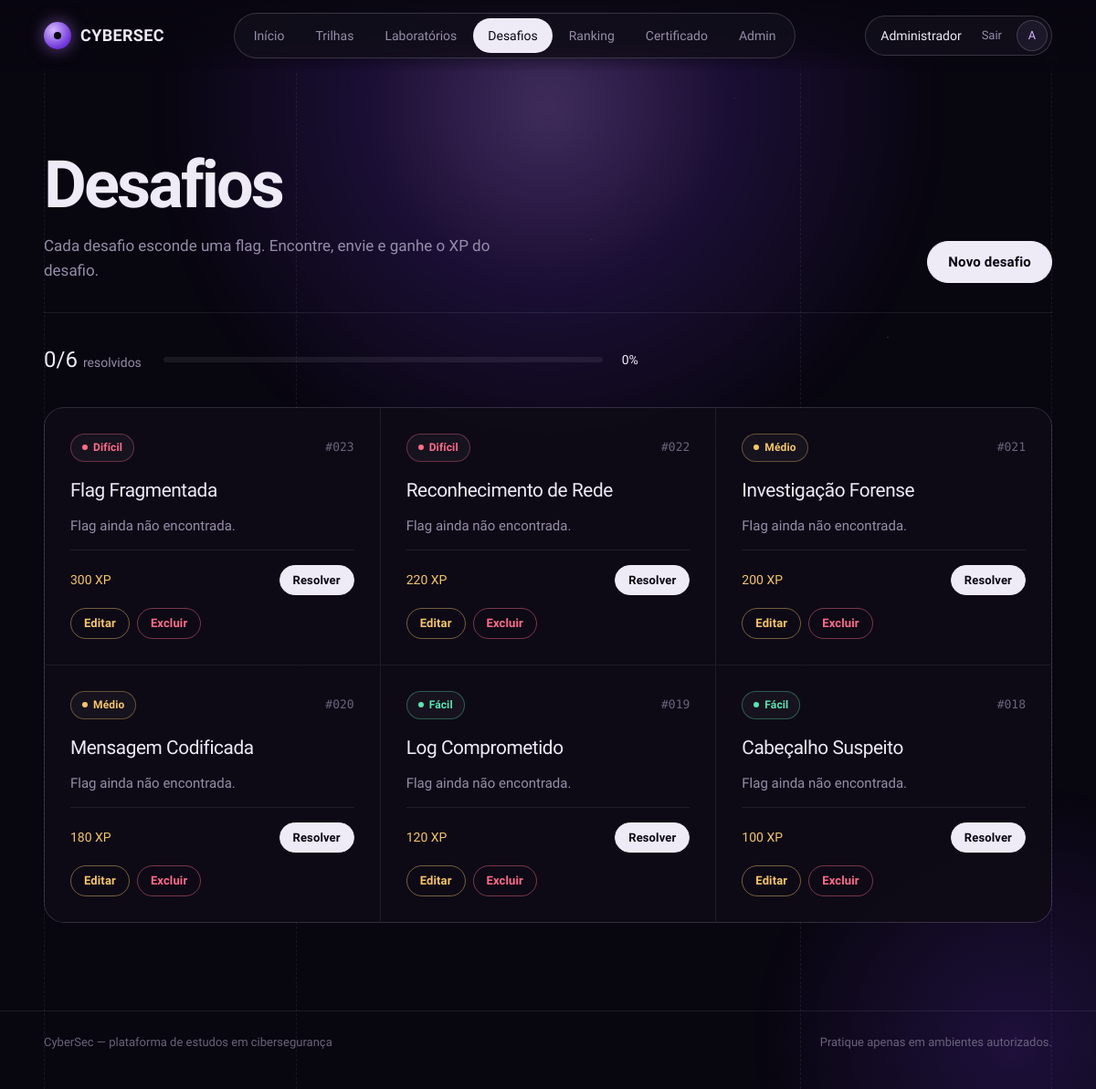
/public/challenges (signed in), run on the app's committed database.
### tables this page shows
CREATE TABLE `challenges` (
  `id` int(11) NOT NULL AUTO_INCREMENT,
  `title` varchar(150) NOT NULL,
  `description` text NOT NULL,
  `difficulty` enum('Easy','Medium','Hard') NOT NULL,
  `xp_reward` int(11) NOT NULL DEFAULT 50,
  `flag` varchar(255) NOT NULL,
  `created_at` timestamp NOT NULL DEFAULT current_timestamp(),
  PRIMARY KEY (`id`)
);

### app/core/Controller.php (called while the page is built, shortened)
<?php
abstract class Controller
{
    protected function view(string $view, array $data = []): void
    {
        extract($data);
       $file = __DIR__ . '/../views/' . $view . '.php';
require_once $file;
    }
}

### app/controllers/ChallengeController.php (called while the page is built, shortened)
<?php
class ChallengeController extends Controller
{
    private Challenge $challengeModel;
    public function __construct()
    {
        $this->challengeModel = new Challenge();
    }
    public function index(): void
    {
        $this->view(
            'challenges/index',
            [
                'challenges' => $this->challengeModel->getAll()
            ]
        );
    }
}

### app/core/Router.php (called while the page is built, shortened)
<?php
class Router
{
    private array $routes = [];
    public function get(string $route, array $action): void
    {
        $this->routes['GET'][$route] = $action;
    }
    public function post(string $route, array $action): void
    {
        $this->routes['POST'][$route] = $action;
    }
    public function dispatch(): void
    {
        $method = $_SERVER['REQUEST_METHOD'];
        $uri = parse_url(
            $_SERVER['REQUEST_URI'],
            PHP_URL_PATH
        );
        $basePath = dirname(
            $_SERVER['SCRIPT_NAME']
        );
        $uri = str_replace($basePath, '', $uri);
        [$controllerName, $methodName] = $this->routes[$method][$uri];
        $controller = new $controllerName();
        $controller->$methodName();
    }
}

### public/index.php (called while the page is built, shortened)
<?php
$router = new Router();
$router->get('/', ['AuthController', 'login']);
$router->get('/login', ['AuthController', 'login']);
$router->post('/login', ['AuthController', 'authenticate']);
$router->get('/register', ['AuthController', 'register']);
$router->post('/register', ['AuthController', 'store']);
$router->post('/logout', ['AuthController', 'logout']);
$router->get('/certificate', [ 'CertificateController', 'index']);
$router->post('/certificate/generate',
['CertificateController','generate']);
$router->get('/lesson', ['LessonController', 'show']);
$router->post('/lesson/submit',['LessonController', 'submitQuiz']);
$router->get('/dashboard', ['DashboardController', 'index']);
$router->get('/profile', ['ProfileController', 'index']);
$router->post('/profile/update', ['ProfileController', 'update']);
$router->post('/profile/password', ['ProfileController', 'changePassword']);
$router->get('/challenges', ['ChallengeController', 'index']);
$router->get('/challenges/create', ['ChallengeController', 'create']);
$router->post('/challenges/store', ['ChallengeController', 'store']);
$router->get('/challenges/edit', ['ChallengeController', 'edit']);
$router->post('/challenges/update', ['ChallengeController', 'update']);
$router->post('/challenges/delete', ['ChallengeController', 'delete']);
$router->get('/challenge', ['ChallengeController', 'show']);
$router->post('/challenge/submit', ['ChallengeController', 'submitFlag']);
$router->get(
    '/paths',
    ['LearningPathController', 'index']
);
$router->get(
    '/path',
    ['LearningPathController', 'show']
);
$router->get(
    '/labs',
    ['LabController', 'index']
);
$router->get(
    '/lab',
    ['LabController', 'show']
);
$router->post(
    '/lab/submit',
    ['LabController', 'submit']
);
$router->get('/ranking', ['RankingController', 'index']);
$router->get('/admin', ['AdminController', 'dashboard']);
$router->get('/admin/users', ['AdminController', 'users']);
$router->get('/admin/challenges', ['AdminController', 'challenges']);
$router->get(
    '/admin/paths',
    ['AdminController', 'paths']
);
$router->get(
    '/admin/lessons',
    ['AdminController', 'lessons']
);
$router->get(
    '/admin/lessons/create',
    ['AdminController', 'createLesson']
);
$router->post(
    '/admin/lessons/store',
    ['AdminController', 'storeLesson']
);
$router->post(
    '/admin/lessons/delete',
    ['AdminController', 'deleteLesson']
);
$router->get(
    '/admin/questions',
    ['QuestionController', 'index']
);
$router->get(
    '/admin/questions/create',
    ['QuestionController', 'create']
);
$router->post(
    '/admin/questions/store',
    ['QuestionController', 'store']
);
$router->get(
    '/admin/questions/edit',
    ['QuestionController', 'edit']
);
$router->post(
    '/admin/questions/update',
    ['QuestionController', 'update']
);
$router->get(
    '/admin/paths/create',
    ['AdminController', 'createPath']
);
$router->post(
    '/admin/paths/store',
    ['AdminController', 'storePath']
);
$router->post(
    '/admin/paths/delete',
    ['AdminController', 'deletePath']
);
$router->get(
    '/admin/labs',
    ['AdminController', 'labs']
);
$router->get(
    '/admin/labs/create',
    ['AdminController', 'createLab']
);
$router->post(
    '/admin/labs/store',
    ['AdminController', 'storeLab']
);
$router->get(
    '/admin/labs/edit',
    ['AdminController', 'editLab']
);
$router->post(
    '/admin/labs/update',
    ['AdminController', 'updateLab']
);
$router->post(
    '/admin/labs/delete',
    ['AdminController', 'deleteLab']
);
$router->dispatch();

### app/core/Session.php (called while the page is built, shortened)
<?php
class Session
{
    public static function get(string $key): mixed
    {
        return $_SESSION[$key] ?? null;
    }
}

### app/core/Auth.php (called while the page is built, shortened)
<?php
class Auth
{
    public static function user(): ?array
    {
        return Session::get('user');
    }
    public static function id(): ?int
    {
        $user = self::user();
        return $user['id'] ?? null;
    }
    public static function isAdmin(): bool
    {
        $user = self::user();
        return isset($user['role']) &&
               $user['role'] === 'admin';
    }
}

### app/core/Database.php (called while the page is built, shortened)
<?php
class Database
{
    private static ?PDO $instance = null;
    public static function getInstance(): PDO
    {
        if (self::$instance === null) {
            $dsn = "mysql:host=" . DB_HOST . ";dbname=" . DB_NAME . ";charset=utf8mb4";
            self::$instance = new PDO(
                $dsn,
                DB_USER,
                DB_PASS,
                [
                    PDO::ATTR_ERRMODE => PDO::ERRMODE_EXCEPTION,
                    PDO::ATTR_DEFAULT_FETCH_MODE => PDO::FETCH_ASSOC,
                    PDO::ATTR_EMULATE_PREPARES => false
                ]
            );
        }
        return self::$instance;
    }
}

### app/models/Challenge.php (called while the page is built, shortened)
<?php
class Challenge extends Model
{
    public function getAll(): array
    {
        $sql = "
            SELECT *
            FROM challenges
            ORDER BY created_at DESC
        ";
        return $this->db
            ->query($sql)
            ->fetchAll();
    }
public function hasSolved(
    int $userId,
    int $challengeId
): bool {
    $sql = "
        SELECT id
        FROM challenge_solves
        WHERE user_id = :user_id
        AND challenge_id = :challenge_id
        LIMIT 1
    ";
    $stmt = $this->db->prepare($sql);
    $stmt->execute([
        ':user_id' => $userId,
        ':challenge_id' => $challengeId
    ]);
    return (bool) $stmt->fetch();
}
}

### app/core/Model.php (called while the page is built, shortened)
<?php
abstract class Model
{
    public function __construct()
    {
        $this->db = Database::getInstance();
    }
}

### app/views/challenges/index.php (the view, shortened to what this page needs)
<?php
require_once __DIR__ . '/../layouts/header.php';
$model = new Challenge();
$solvedMap = [];
foreach ($challenges as $c) {
    $solvedMap[$c['id']] = $model->hasSolved(Auth::id(), $c['id']);
}
$totalChallenges = count($challenges);
$solvedCount = count(array_filter($solvedMap));
$progress = $totalChallenges > 0 ? (int) round(($solvedCount / $totalChallenges) * 100) : 0;
$diffSig = static fn(string $d): string => match ($d) {
    'Easy', 'Fácil' => 'sig-easy',
    'Medium', 'Médio' => 'sig-medium',
    default => 'sig-hard',
};
$diffLabel = static fn(string $d): string => ['Easy' => 'Fácil', 'Medium' => 'Médio', 'Hard' => 'Difícil'][$d] ?? $d;
?>
<main class="main-content">
    <header class="page-head">
        <div>
            <h1 class="page-title">Desafios</h1>
            <p class="page-lead">Cada desafio esconde uma flag. Encontre, envie e ganhe o XP do desafio.</p>
        </div>
        <?php if (Auth::isAdmin()): ?>
            <div class="page-head-aside">
                <a href="<?= BASE_URL ?>/challenges/create" class="btn btn-primary">Novo desafio</a>
            </div>
        <?php endif; ?>
    </header>
    <div class="summary-bar">
        <div class="summary-count"><?= $solvedCount ?>/<?= $totalChallenges ?><small>resolvidos</small></div>
        <div class="meter">
            <div class="progress" role="progressbar" aria-valuenow="<?= $progress ?>" aria-valuemin="0" aria-valuemax="100" aria-label="Desafios resolvidos">
            </div>
            <span class="meter-value"><?= $progress ?>%</span>
        </div>
    </div>
    <?php if (empty($challenges)): ?>
        <div class="empty"><strong>Nenhum desafio publicado</strong>Novos desafios aparecem aqui assim que forem criados.</div>
    <?php else: ?>
    <div class="tile-grid">
        <?php foreach ($challenges as $challenge): ?>
            <?php $solved = $solvedMap[$challenge['id']]; ?>
            <article class="tile <?= $solved ? 'is-done' : '' ?>">
                <div class="tile-top">
                    <span class="chip chip-dot <?= $diffSig($challenge['difficulty']) ?>"><?= htmlspecialchars($diffLabel($challenge['difficulty'])) ?></span>
                    <span class="tile-id">#<?= str_pad((string) $challenge['id'], 3, '0', STR_PAD_LEFT) ?></span>
                </div>
                <h3><?= htmlspecialchars($challenge['title']) ?></h3>
                <p><?= $solved ? 'Flag encontrada.' : 'Flag ainda não encontrada.' ?></p>
                <div class="tile-foot">
                    <span class="xp"><?= (int) $challenge['xp_reward'] ?> XP</span>
                    <a href="<?= BASE_URL ?>/challenge?id=<?= (int) $challenge['id'] ?>" class="btn btn-sm <?= $solved ? 'btn-ghost' : 'btn-primary' ?>">
                        <?= $solved ? 'Revisar' : 'Resolver' ?>
                    </a>
                </div>
                <?php if (Auth::isAdmin()): ?>
                    <div class="tile-admin">
                        <a href="<?= BASE_URL ?>/challenges/edit?id=<?= (int) $challenge['id'] ?>" class="btn btn-warning btn-sm">Editar</a>
                        <form method="POST" action="<?= BASE_URL ?>/challenges/delete">
                            <button type="submit" class="btn btn-danger btn-sm" onclick="return confirm('Excluir este desafio?');">Excluir</button>
                        </form>
                    </div>
                <?php endif; ?>
            </article>
        <?php endforeach; ?>
    </div>
    <?php endif; ?>
</main>
<?php require_once __DIR__ . '/../layouts/footer.php'; ?>

### data on the page
challenges: difficulty "Difícil", id "023", title "Flag Fragmentada", shows "Flag ainda não encontrada.", xp_reward "300", shows "Resolver"
challenges: difficulty "Difícil", id "022", title "Reconhecimento de Rede", shows "Flag ainda não encontrada.", xp_reward "220", shows "Resolver"
challenges: difficulty "Médio", id "021", title "Investigação Forense", shows "Flag ainda não encontrada.", xp_reward "200", shows "Resolver"
challenges: difficulty "Médio", id "020", title "Mensagem Codificada", shows "Flag ainda não encontrada.", xp_reward "180", shows "Resolver"
challenges: difficulty "Fácil", id "019", title "Log Comprometido", shows "Flag ainda não encontrada.", xp_reward "120", shows "Resolver"
challenges: difficulty "Fácil", id "018", title "Cabeçalho Suspeito", shows "Flag ainda não encontrada.", xp_reward "100", shows "Resolver"

### other printed values
$label "Início"
$label "Trilhas"
$label "Laboratórios"
$label "Desafios"
$label "Ranking"
$label "Certificado"
$label "Admin"
$__user['name'] "Administrador"
$__initials "A"
$solvedCount "0"
$totalChallenges "6"
$progress "0"
